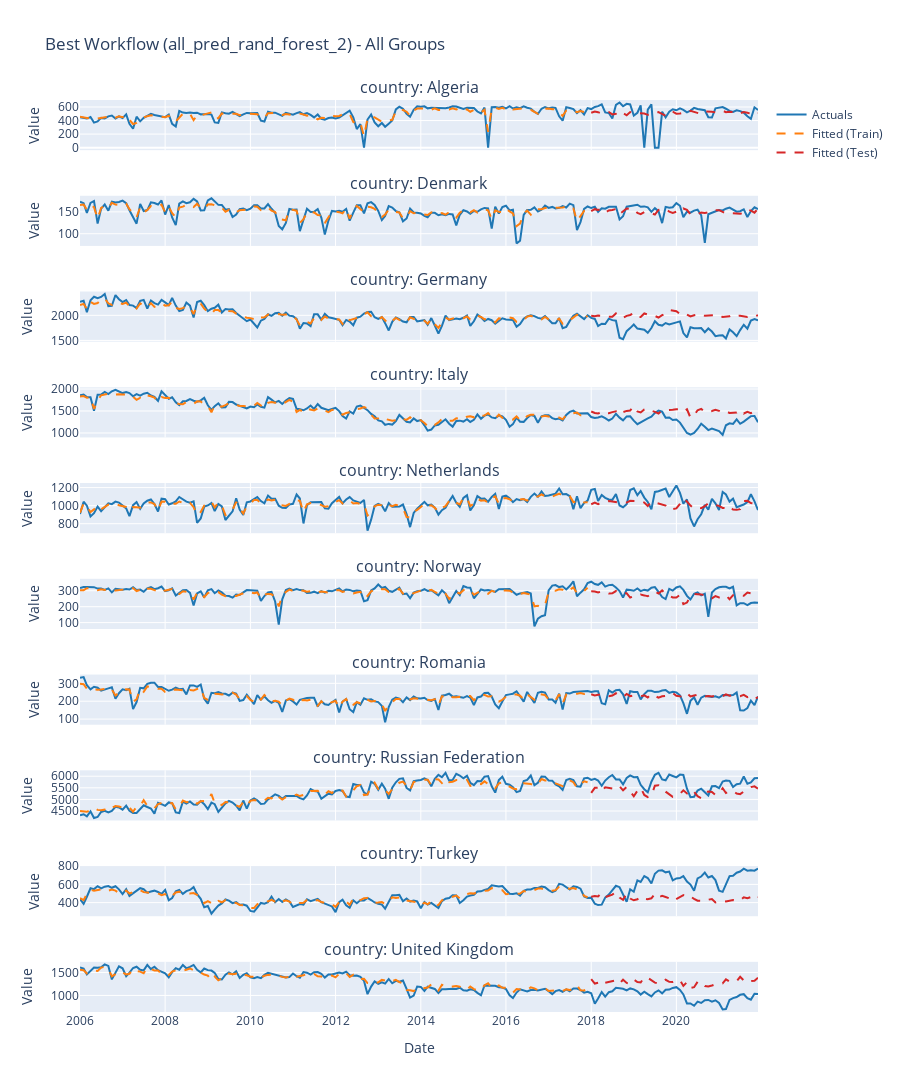

The notebook cell this image was saved under:
### Code cell
# Plot forecast for all groups
fig = plot_forecast(
    fit_nested,
    title=f"Best Workflow ({best_wf_id}) - All Groups",
    height=800
)
fig.show()
